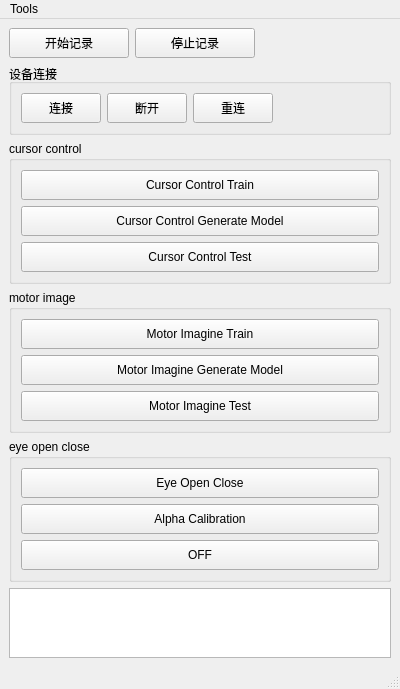
<?xml version="1.0" encoding="UTF-8"?>
<ui version="4.0">
 <class>MainWindow</class>
 <widget class="QMainWindow" name="MainWindow">
  <property name="geometry">
   <rect>
    <x>0</x>
    <y>0</y>
    <width>400</width>
    <height>500</height>
   </rect>
  </property>
  <property name="windowTitle">
   <string>MainWindow</string>
  </property>
  <widget class="QWidget" name="centralwidget">
   <layout class="QVBoxLayout" name="verticalLayout">
    <item>
     <layout class="QHBoxLayout" name="horizontalLayout">
      <item>
       <widget class="QPushButton" name="btn_open_com">
        <property name="text">
         <string>开始记录</string>
        </property>
        <property name="minimumSize">
         <size>
          <width>120</width>
          <height>30</height>
         </size>
        </property>
       </widget>
      </item>
      <item>
       <widget class="QPushButton" name="btn_close_com">
        <property name="text">
         <string>停止记录</string>
        </property>
        <property name="minimumSize">
         <size>
          <width>120</width>
          <height>30</height>
         </size>
        </property>
       </widget>
      </item>
      <item>
       <spacer name="horizontalSpacer">
        <property name="orientation">
         <enum>Qt::Horizontal</enum>
        </property>
        <property name="sizeHint" stdset="0">
         <size>
          <width>40</width>
          <height>20</height>
         </size>
        </property>
       </spacer>
      </item>
     </layout>
    </item>
    <item>
     <widget class="QGroupBox" name="groupBox_connect">
      <property name="title">
       <string>设备连接</string>
      </property>
      <layout class="QHBoxLayout" name="horizontalLayout_connect">
       <item>
        <widget class="QPushButton" name="btn_con_dev">
         <property name="text">
          <string>连接</string>
         </property>
         <property name="minimumSize">
          <size>
           <width>80</width>
           <height>30</height>
          </size>
         </property>
        </widget>
       </item>
       <item>
        <widget class="QPushButton" name="btn_stop_disconnect">
         <property name="text">
          <string>断开</string>
         </property>
         <property name="minimumSize">
          <size>
           <width>80</width>
           <height>30</height>
          </size>
         </property>
        </widget>
       </item>
       <item>
        <widget class="QPushButton" name="btn_reconnect">
         <property name="text">
          <string>重连</string>
         </property>
         <property name="minimumSize">
          <size>
           <width>80</width>
           <height>30</height>
          </size>
         </property>
        </widget>
       </item>
       <item>
        <spacer name="horizontalSpacer_connect">
         <property name="orientation">
          <enum>Qt::Horizontal</enum>
         </property>
         <property name="sizeHint" stdset="0">
          <size>
           <width>40</width>
           <height>20</height>
          </size>
         </property>
        </spacer>
       </item>
      </layout>
     </widget>
    </item>
    <item>
     <widget class="QGroupBox" name="groupBox_cursor">
      <property name="title">
       <string>cursor control</string>
      </property>
      <layout class="QVBoxLayout" name="verticalLayout_3">
       <item>
        <widget class="QPushButton" name="btn_curctrl_train">
         <property name="text">
          <string>Cursor Control Train</string>
         </property>
         <property name="minimumSize">
          <size>
           <width>200</width>
           <height>30</height>
          </size>
         </property>
        </widget>
       </item>
       <item>
        <widget class="QPushButton" name="btn_generate_curctrl_model">
         <property name="text">
          <string>Cursor Control Generate Model</string>
         </property>
         <property name="minimumSize">
          <size>
           <width>200</width>
           <height>30</height>
          </size>
         </property>
        </widget>
       </item>
       <item>
        <widget class="QPushButton" name="btn_curctrl_task">
         <property name="text">
          <string>Cursor Control Test</string>
         </property>
         <property name="minimumSize">
          <size>
           <width>200</width>
           <height>30</height>
          </size>
         </property>
        </widget>
       </item>
      </layout>
     </widget>
    </item>
    <item>
     <widget class="QGroupBox" name="groupBox_motor">
      <property name="title">
       <string>motor image</string>
      </property>
      <layout class="QVBoxLayout" name="verticalLayout_4">
       <item>
        <widget class="QPushButton" name="btn_mi_train">
         <property name="text">
          <string>Motor Imagine Train</string>
         </property>
         <property name="minimumSize">
          <size>
           <width>200</width>
           <height>30</height>
          </size>
         </property>
        </widget>
       </item>
       <item>
        <widget class="QPushButton" name="btn_generate_model">
         <property name="text">
          <string>Motor Imagine Generate Model</string>
         </property>
         <property name="minimumSize">
          <size>
           <width>200</width>
           <height>30</height>
          </size>
         </property>
        </widget>
       </item>
       <item>
        <widget class="QPushButton" name="btn_mi_test">
         <property name="text">
          <string>Motor Imagine Test</string>
         </property>
         <property name="minimumSize">
          <size>
           <width>200</width>
           <height>30</height>
          </size>
         </property>
        </widget>
       </item>
      </layout>
     </widget>
    </item>
    <item>
     <widget class="QGroupBox" name="groupBox_eye">
      <property name="title">
       <string>eye open close</string>
      </property>
      <layout class="QVBoxLayout" name="verticalLayout_5">
       <item>
        <widget class="QPushButton" name="btn_eye_open_close">
         <property name="text">
          <string>Eye Open Close</string>
         </property>
         <property name="minimumSize">
          <size>
           <width>200</width>
           <height>30</height>
          </size>
         </property>
        </widget>
       </item>
       <item>
        <widget class="QPushButton" name="btn_alpha_calibration">
         <property name="text">
          <string>Alpha Calibration</string>
         </property>
         <property name="minimumSize">
          <size>
           <width>200</width>
           <height>30</height>
          </size>
         </property>
        </widget>
       </item>
       <item>
        <widget class="QPushButton" name="btn_alpha_detection">
         <property name="text">
          <string>OFF</string>
         </property>
         <property name="minimumSize">
          <size>
           <width>200</width>
           <height>30</height>
          </size>
         </property>
        </widget>
       </item>
      </layout>
     </widget>
    </item>
    <item>
     <widget class="QTextBrowser" name="textBrowser_evt_log"/>
    </item>
   </layout>
  </widget>
  <widget class="QMenuBar" name="menubar">
   <property name="geometry">
    <rect>
     <x>0</x>
     <y>0</y>
     <width>400</width>
     <height>22</height>
    </rect>
   </property>
   <widget class="QMenu" name="menuTools">
    <property name="title">
     <string>Tools</string>
    </property>
    <addaction name="action_flash_led"/>
   </widget>
   <addaction name="menuTools"/>
  </widget>
  <widget class="QStatusBar" name="statusbar"/>
  <action name="action_flash_led">
   <property name="text">
    <string>flash led</string>
   </property>
  </action>
 </widget>
 <resources/>
 <connections/>
</ui>
